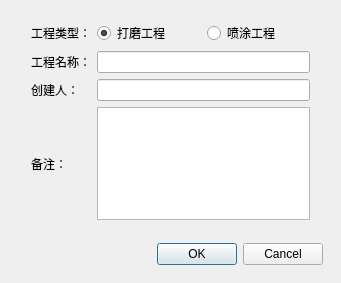
<?xml version="1.0" encoding="UTF-8"?>
<ui version="4.0">
 <class>newFileDlgClass</class>
 <widget class="QDialog" name="newFileDlgClass">
  <property name="geometry">
   <rect>
    <x>0</x>
    <y>0</y>
    <width>341</width>
    <height>283</height>
   </rect>
  </property>
  <property name="windowTitle">
   <string>newFileDlg</string>
  </property>
  <widget class="QDialogButtonBox" name="buttonBox">
   <property name="geometry">
    <rect>
     <x>130</x>
     <y>240</y>
     <width>193</width>
     <height>28</height>
    </rect>
   </property>
   <property name="standardButtons">
    <set>QDialogButtonBox::Cancel|QDialogButtonBox::Ok</set>
   </property>
  </widget>
  <widget class="QWidget" name="layoutWidget">
   <property name="geometry">
    <rect>
     <x>20</x>
     <y>10</y>
     <width>301</width>
     <height>221</height>
    </rect>
   </property>
   <layout class="QGridLayout" name="gridLayout">
    <item row="3" column="2">
     <widget class="QLineEdit" name="edtCreator"/>
    </item>
    <item row="1" column="2">
     <widget class="QLineEdit" name="edtName"/>
    </item>
    <item row="1" column="1">
     <widget class="QLabel" name="label_2">
      <property name="text">
       <string>工程名称：</string>
      </property>
     </widget>
    </item>
    <item row="3" column="1">
     <widget class="QLabel" name="label_4">
      <property name="text">
       <string>创建人：</string>
      </property>
     </widget>
    </item>
    <item row="4" column="2">
     <widget class="QPlainTextEdit" name="edtNote"/>
    </item>
    <item row="4" column="1">
     <widget class="QLabel" name="label_3">
      <property name="text">
       <string>备注：</string>
      </property>
     </widget>
    </item>
    <item row="0" column="1">
     <widget class="QLabel" name="label">
      <property name="text">
       <string>工程类型：</string>
      </property>
     </widget>
    </item>
    <item row="0" column="2">
     <layout class="QHBoxLayout" name="horizontalLayout">
      <item>
       <widget class="QRadioButton" name="rdoGrinding">
        <property name="text">
         <string>打磨工程</string>
        </property>
        <property name="checked">
         <bool>true</bool>
        </property>
       </widget>
      </item>
      <item>
       <widget class="QRadioButton" name="rdoPainting">
        <property name="text">
         <string>喷涂工程</string>
        </property>
       </widget>
      </item>
     </layout>
    </item>
   </layout>
  </widget>
 </widget>
 <layoutdefault spacing="6" margin="11"/>
 <resources/>
 <connections/>
</ui>
